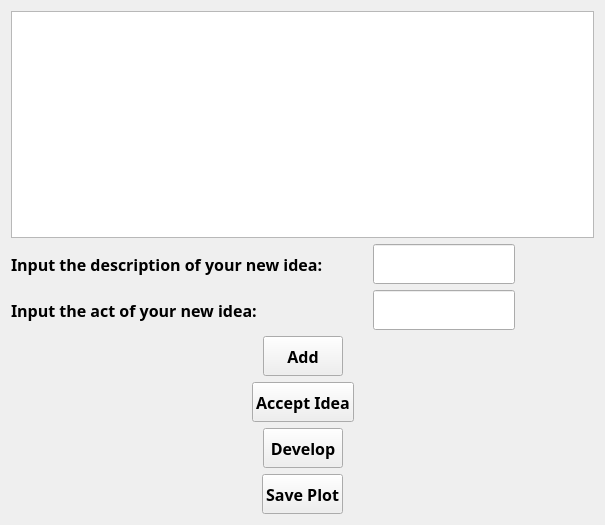
<?xml version="1.0" encoding="UTF-8"?>
<ui version="4.0">
 <class>WriterWindow</class>
 <widget class="QWidget" name="WriterWindow">
  <property name="geometry">
   <rect>
    <x>0</x>
    <y>0</y>
    <width>605</width>
    <height>525</height>
   </rect>
  </property>
  <property name="windowTitle">
   <string>WriterWindow</string>
  </property>
  <layout class="QVBoxLayout" name="verticalLayout_2">
   <item>
    <widget class="QTableView" name="tableViewIdeas">
     <property name="font">
      <font>
       <family>Nunito</family>
       <pointsize>12</pointsize>
      </font>
     </property>
    </widget>
   </item>
   <item>
    <layout class="QHBoxLayout" name="horizontalLayout_3">
     <item>
      <layout class="QVBoxLayout" name="verticalLayout">
       <item>
        <layout class="QHBoxLayout" name="horizontalLayout_2">
         <item>
          <widget class="QLabel" name="label">
           <property name="minimumSize">
            <size>
             <width>0</width>
             <height>40</height>
            </size>
           </property>
           <property name="font">
            <font>
             <family>Nunito</family>
             <pointsize>12</pointsize>
             <bold>true</bold>
            </font>
           </property>
           <property name="text">
            <string>Input the description of your new idea: </string>
           </property>
          </widget>
         </item>
         <item>
          <spacer name="horizontalSpacer_2">
           <property name="orientation">
            <enum>Qt::Horizontal</enum>
           </property>
           <property name="sizeHint" stdset="0">
            <size>
             <width>40</width>
             <height>20</height>
            </size>
           </property>
          </spacer>
         </item>
         <item>
          <widget class="QLineEdit" name="lineEditDescription">
           <property name="minimumSize">
            <size>
             <width>0</width>
             <height>40</height>
            </size>
           </property>
           <property name="font">
            <font>
             <family>Nunito</family>
             <pointsize>12</pointsize>
            </font>
           </property>
          </widget>
         </item>
        </layout>
       </item>
       <item>
        <layout class="QHBoxLayout" name="horizontalLayout">
         <item>
          <widget class="QLabel" name="label_2">
           <property name="minimumSize">
            <size>
             <width>0</width>
             <height>40</height>
            </size>
           </property>
           <property name="font">
            <font>
             <family>Nunito</family>
             <pointsize>12</pointsize>
             <bold>true</bold>
            </font>
           </property>
           <property name="text">
            <string>Input the act of your new idea: </string>
           </property>
          </widget>
         </item>
         <item>
          <spacer name="horizontalSpacer">
           <property name="orientation">
            <enum>Qt::Horizontal</enum>
           </property>
           <property name="sizeHint" stdset="0">
            <size>
             <width>40</width>
             <height>20</height>
            </size>
           </property>
          </spacer>
         </item>
         <item>
          <widget class="QLineEdit" name="lineEditAct">
           <property name="minimumSize">
            <size>
             <width>0</width>
             <height>40</height>
            </size>
           </property>
           <property name="font">
            <font>
             <family>Nunito</family>
             <pointsize>12</pointsize>
            </font>
           </property>
          </widget>
         </item>
        </layout>
       </item>
      </layout>
     </item>
     <item>
      <spacer name="horizontalSpacer_3">
       <property name="orientation">
        <enum>Qt::Horizontal</enum>
       </property>
       <property name="sizeHint" stdset="0">
        <size>
         <width>40</width>
         <height>20</height>
        </size>
       </property>
      </spacer>
     </item>
    </layout>
   </item>
   <item>
    <layout class="QHBoxLayout" name="horizontalLayout_4">
     <item>
      <spacer name="horizontalSpacer_5">
       <property name="orientation">
        <enum>Qt::Horizontal</enum>
       </property>
       <property name="sizeHint" stdset="0">
        <size>
         <width>40</width>
         <height>20</height>
        </size>
       </property>
      </spacer>
     </item>
     <item>
      <widget class="QPushButton" name="pushButtonAddIdea">
       <property name="minimumSize">
        <size>
         <width>0</width>
         <height>40</height>
        </size>
       </property>
       <property name="font">
        <font>
         <family>Nunito</family>
         <pointsize>12</pointsize>
         <bold>true</bold>
        </font>
       </property>
       <property name="text">
        <string>Add</string>
       </property>
      </widget>
     </item>
     <item>
      <spacer name="horizontalSpacer_4">
       <property name="orientation">
        <enum>Qt::Horizontal</enum>
       </property>
       <property name="sizeHint" stdset="0">
        <size>
         <width>40</width>
         <height>20</height>
        </size>
       </property>
      </spacer>
     </item>
    </layout>
   </item>
   <item>
    <layout class="QHBoxLayout" name="horizontalLayout_5">
     <item>
      <spacer name="horizontalSpacer_6">
       <property name="orientation">
        <enum>Qt::Horizontal</enum>
       </property>
       <property name="sizeHint" stdset="0">
        <size>
         <width>40</width>
         <height>20</height>
        </size>
       </property>
      </spacer>
     </item>
     <item>
      <widget class="QPushButton" name="pushButtonAcceptIdea">
       <property name="minimumSize">
        <size>
         <width>0</width>
         <height>40</height>
        </size>
       </property>
       <property name="font">
        <font>
         <family>Nunito</family>
         <pointsize>12</pointsize>
         <bold>true</bold>
        </font>
       </property>
       <property name="text">
        <string>Accept Idea</string>
       </property>
      </widget>
     </item>
     <item>
      <spacer name="horizontalSpacer_7">
       <property name="orientation">
        <enum>Qt::Horizontal</enum>
       </property>
       <property name="sizeHint" stdset="0">
        <size>
         <width>40</width>
         <height>20</height>
        </size>
       </property>
      </spacer>
     </item>
    </layout>
   </item>
   <item>
    <layout class="QHBoxLayout" name="horizontalLayout_6">
     <item>
      <spacer name="horizontalSpacer_8">
       <property name="orientation">
        <enum>Qt::Horizontal</enum>
       </property>
       <property name="sizeHint" stdset="0">
        <size>
         <width>40</width>
         <height>20</height>
        </size>
       </property>
      </spacer>
     </item>
     <item>
      <widget class="QPushButton" name="pushButtonDevelopIdea">
       <property name="minimumSize">
        <size>
         <width>0</width>
         <height>40</height>
        </size>
       </property>
       <property name="font">
        <font>
         <family>Nunito</family>
         <pointsize>12</pointsize>
         <bold>true</bold>
        </font>
       </property>
       <property name="text">
        <string>Develop</string>
       </property>
      </widget>
     </item>
     <item>
      <spacer name="horizontalSpacer_9">
       <property name="orientation">
        <enum>Qt::Horizontal</enum>
       </property>
       <property name="sizeHint" stdset="0">
        <size>
         <width>40</width>
         <height>20</height>
        </size>
       </property>
      </spacer>
     </item>
    </layout>
   </item>
   <item>
    <layout class="QHBoxLayout" name="horizontalLayout_7">
     <item>
      <spacer name="horizontalSpacer_10">
       <property name="orientation">
        <enum>Qt::Horizontal</enum>
       </property>
       <property name="sizeHint" stdset="0">
        <size>
         <width>40</width>
         <height>20</height>
        </size>
       </property>
      </spacer>
     </item>
     <item>
      <widget class="QPushButton" name="pushButtonSavePlot">
       <property name="minimumSize">
        <size>
         <width>0</width>
         <height>40</height>
        </size>
       </property>
       <property name="font">
        <font>
         <family>Nunito</family>
         <pointsize>12</pointsize>
         <bold>true</bold>
        </font>
       </property>
       <property name="text">
        <string>Save Plot</string>
       </property>
      </widget>
     </item>
     <item>
      <spacer name="horizontalSpacer_11">
       <property name="orientation">
        <enum>Qt::Horizontal</enum>
       </property>
       <property name="sizeHint" stdset="0">
        <size>
         <width>40</width>
         <height>20</height>
        </size>
       </property>
      </spacer>
     </item>
    </layout>
   </item>
  </layout>
 </widget>
 <layoutdefault spacing="6" margin="11"/>
 <resources/>
 <connections/>
</ui>
